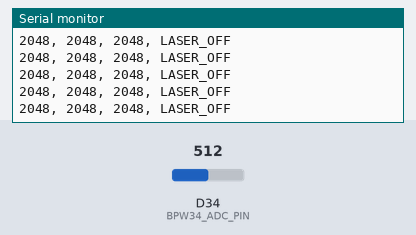
Bench run of a sketch on a simulated Arduino Due. On the bench: the last lines printed to the serial monitor. The inputs (shaded band) are chosen by the test bench; at power-on: D34 (BPW34_ADC_PIN) = 512 (analog values on the 0–1023 scale).

Above: at 1.7 s.
1.8 s: D34 (BPW34_ADC_PIN) set to 987
At 1.81 s:
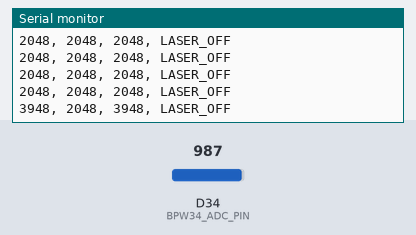
3.3 s: D34 (BPW34_ADC_PIN) set to 1017
At 3.31 s:
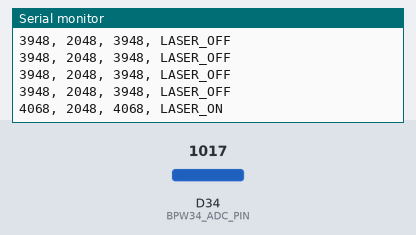

Measured:
- the behaviour switches between 999 and 1000 on D34 (BPW34_ADC_PIN) (found by bisection; images 1 and 2)
- after the input at 1.8 s, the serial monitor: prints a new line at once (image 1)
- after the input at 3.3 s, the serial monitor: prints a new line at once (image 2)

The sketch:

05_bpw34_analog_live_monitor.ino
```cpp
#include <Arduino.h>

#define BPW34_ADC_PIN 34
#define THRESHOLD     4000

uint16_t minSeen = 4095;
uint16_t maxSeen = 0;

void setup() {
  Serial.begin(115200);
  analogReadResolution(12);
  delay(500);
  Serial.println(F("BPW34 analogue monitor started."));
  Serial.println(F("RAW, MIN, MAX, STATE"));
}

void loop() {
  uint16_t raw = analogRead(BPW34_ADC_PIN);
  if (raw < minSeen) minSeen = raw;
  if (raw > maxSeen) maxSeen = raw;

  Serial.print(raw);
  Serial.print(F(", "));
  Serial.print(minSeen);
  Serial.print(F(", "));
  Serial.print(maxSeen);
  Serial.print(F(", "));
  Serial.println(raw >= THRESHOLD ? F("LASER_ON") : F("LASER_OFF"));

  delay(100);
}
```
